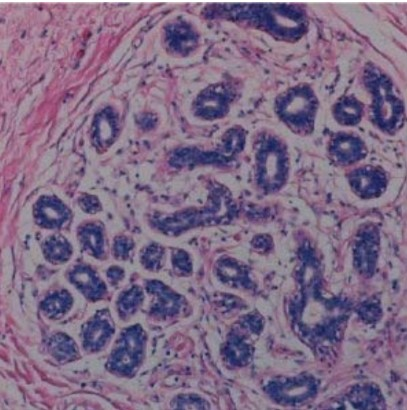
#> input picture 1.jpg, 407 x 410 px
$ python my_segmentation.py 1.jpg 1.jpg 1.jpg
#> lines starting #> are read from the running program, lines starting #| are printed output that depends on the picture
# -*- coding: utf-8 -*-
"""
Created on Fri Jun 22 16:59:54 2018

@author: Shushan
"""
import matplotlib.pyplot as plt
import numpy as np
import cv2
from scipy import stats

# [13 lines of commented-out code are left out]
kernel = np.ones((5,5),np.uint8)
img = cv2.imread('1.jpg')
#> img is the input picture: shape (410, 407, 3); mean B, G, R 134.2, 105.6, 126.9

img = cv2.morphologyEx(img, cv2.MORPH_CLOSE, kernel)
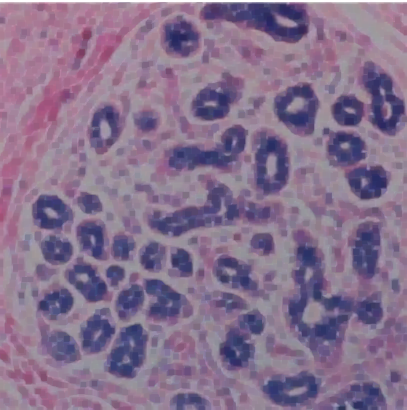
#> img: shape (410, 407, 3); mean B, G, R 141.7, 112.7, 134.1

ix,iy = -1,-1
# mouse callback function
def draw_circle(event,x,y,flags,param):
    global ix,iy
    if event == cv2.EVENT_LBUTTONDBLCLK:
        cv2.circle(img,(x,y),5,(0,0,255),-1)
        ix,iy = x,y

cv2.namedWindow('Choose a cell')
cv2.setMouseCallback('Choose a cell',draw_circle)
coordinates = list()
while(1):
    cv2.imshow('Choose a cell',img)
    k = cv2.waitKey(20) & 0xFF
#> (key Esc is pressed here)
    if k == 27:
        break
    elif k == ord('a'):
        coordinates.append((ix,iy))
cv2.destroyAllWindows()


def kmeans(img_file_name, K):
#> called with img_file_name = '1.jpg', K = 4
    img = cv2.imread(img_file_name)
    Z = img.reshape((-1,3))

    # convert to np.float32
    Z = np.float32(Z)

    # define criteria, number of clusters(K) and apply kmeans()
    criteria = (cv2.TERM_CRITERIA_EPS + cv2.TERM_CRITERIA_MAX_ITER, 10, 1.0)
    ret,label,center=cv2.kmeans(Z,K,None,criteria,10,cv2.KMEANS_RANDOM_CENTERS)
#> ret = 69446619; center = [[252.5, 250.3, 252.7], [102.9, 59.24, 69.12], [151.5, 130.9, 153.9], [126.4, 95.44, 122.7]]

    # Now convert back into uint8, and make original image
#    center = np.uint8(center)
#    res = center[label.flatten()]
    #get the image size of the original image
    img_dims = img.shape[0:2]
#> img_dims = (410, 407)
    #create an image with the same dimentions as the original image but with pixels with
    # true value only when they are classified in the claster corresponding to cells
    segmented = label.reshape(img_dims)
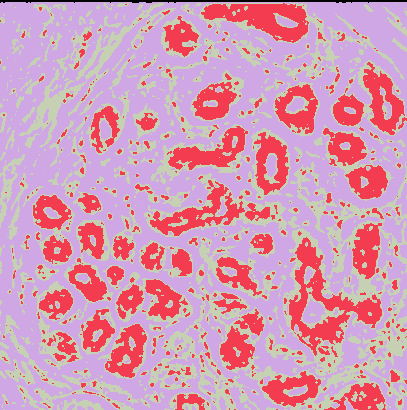
#> segmented: shape (410, 407) int32; 4 distinct labels, from 0 to 3; one colour per label, 0 black
#    plt.gray()
#    plt.imshow(segmented==K-1)
    cell_cluster_options = np.array([segmented[c] for c in coordinates])
#> cell_cluster_options = empty array
    print(cell_cluster_options)
#> (the run stopped early here; a loop or call above may not have finished)
